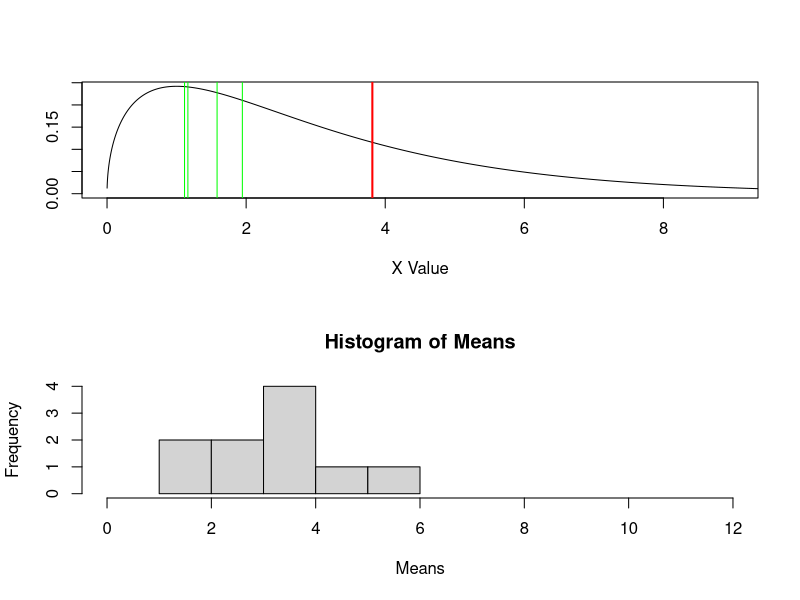
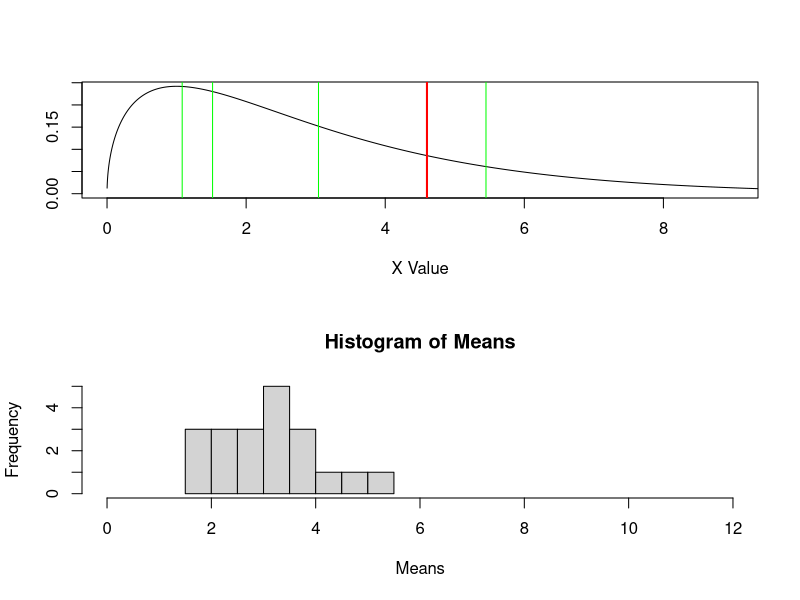
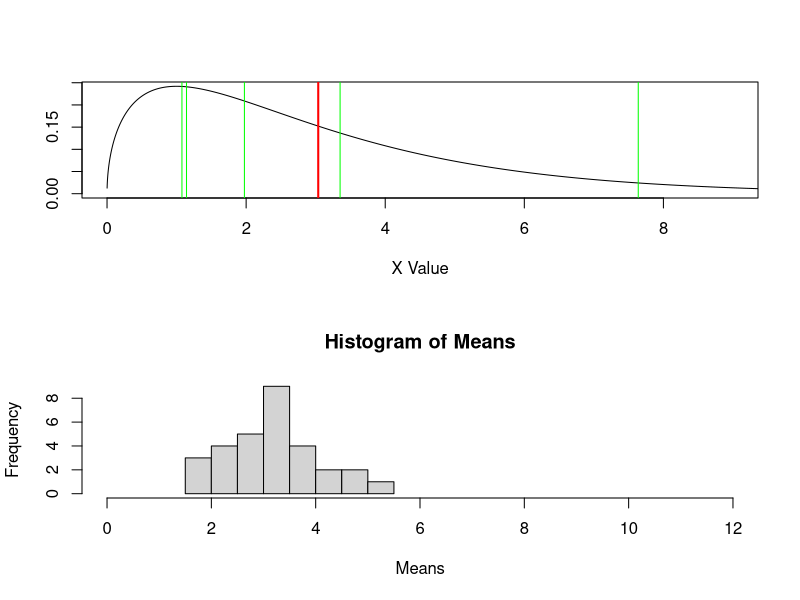
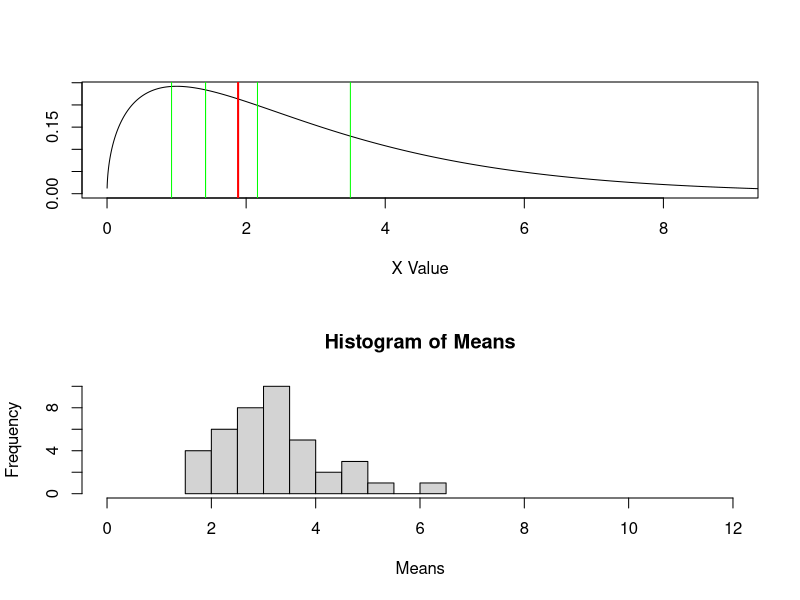
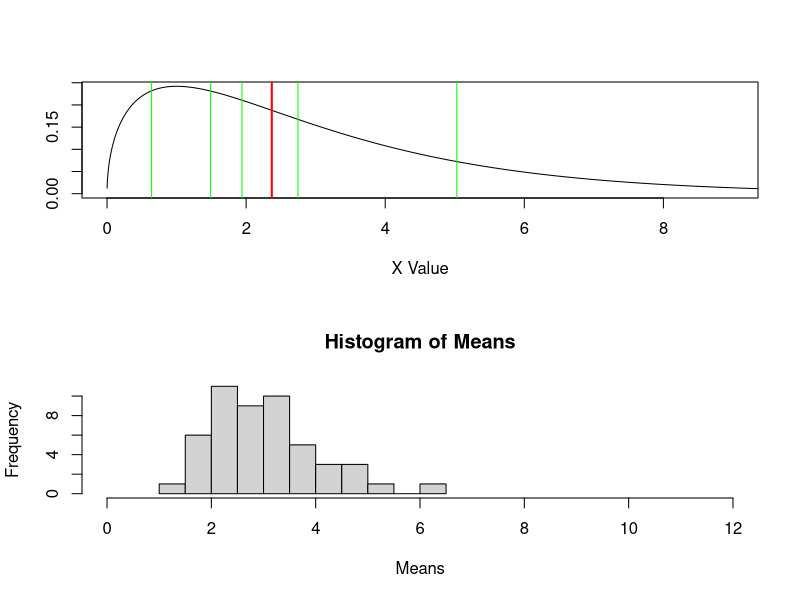
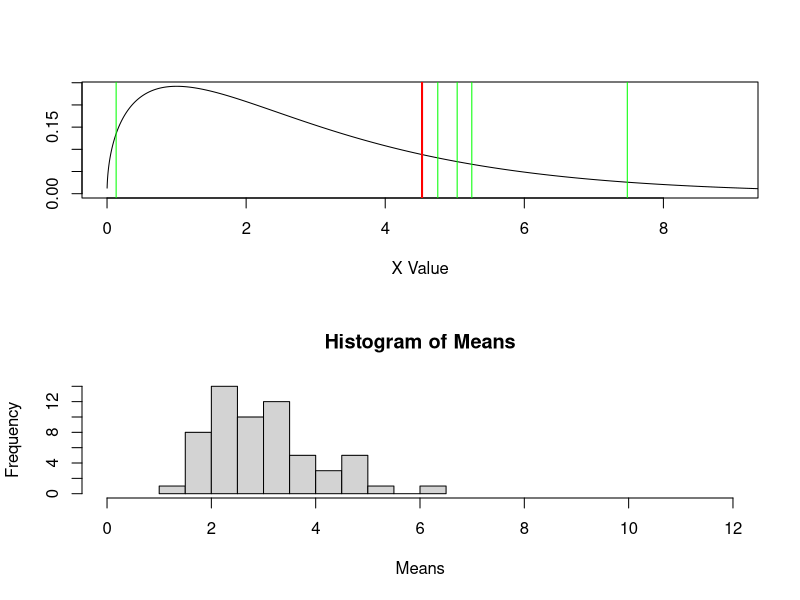
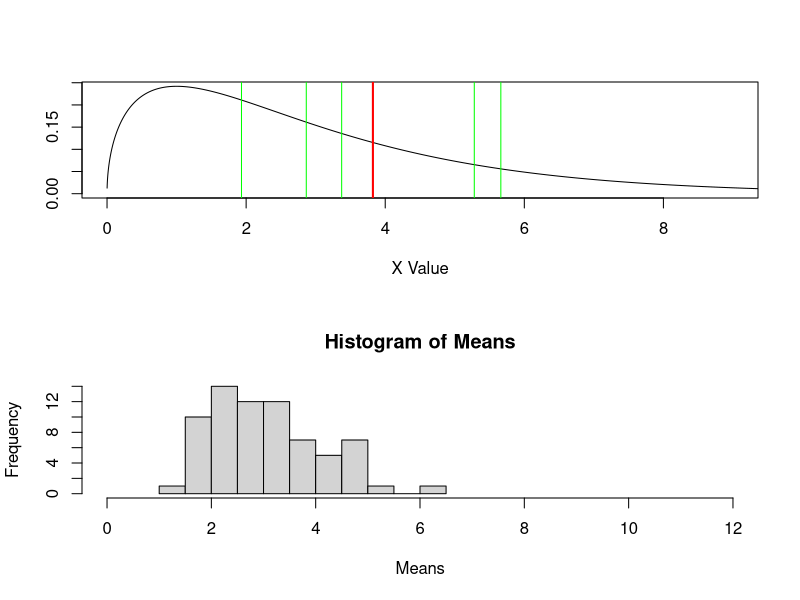
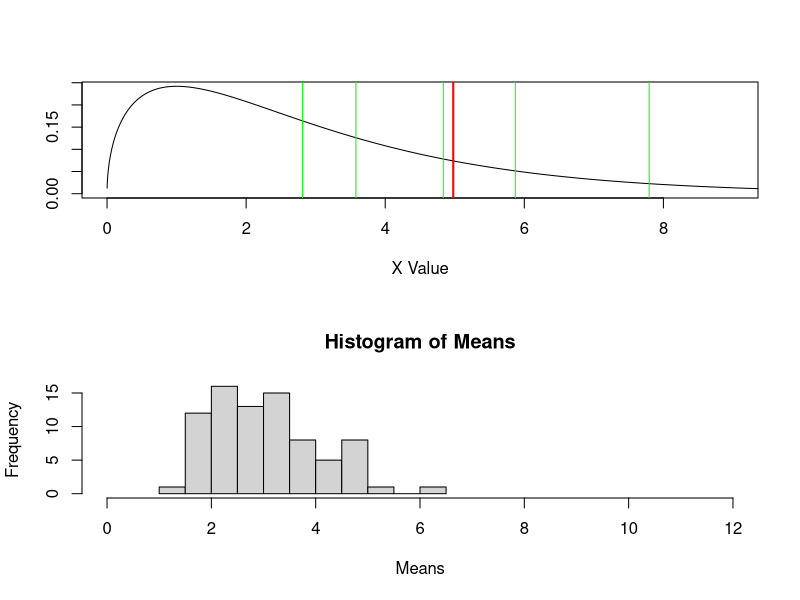

Source code (R) for these figures, in order:
# Author: Jeremy Werner

# This script takes a sample from a skewed distribution (chi^2 with given degrees of 
#  freedom) of size 'sample_n' and calculates its average. The sample points are plotted
#  as green vertical lines and the sample mean in red over the theoretical density as the
#  first graph. The sampling is repeated 'iterations' times and the means of each sample 
#  are plotted in a histogram below. With more iterations and/or larger sample n, the 
#  histogram will become more and more symmetric, hence loosely demonstrating the Central
#  Limit Theorem through repeated sampling. Also, the script will only graph every 
#  'graph_every' iteration to avoid large amounts of iterations taking too long.

######
iterations = 100
graph_every = 10
sample_n = 5
chi_df = 3
######

# Pre-computing the chi^2 density for quick iterative plotting
xval = (1:100000)/1000
yvals = dchisq(xval, df = chi_df)

par(mfrow = c(2,1))
means = rep(-1, iterations)

for(i in 1:iterations){
	rsamp=rchisq(sample_n, df = chi_df)
	m = mean(rsamp)
	means[i] = m
	if(i %% graph_every == 0){
		plot(xval,yvals, xlim = c(0,3*chi_df), type = "l", ylab = "", xlab = "X Value")
		for(k in 1:sample_n){
			abline(v = rsamp[k], col = "green", lwd = 1)
		}
	
		abline(v=m, col = "red", lwd = 2)
		hist(means[1:i], xlab = "Means", main = "Histogram of Means", xlim = c(0,3+3*chi_df))
	}
} 

